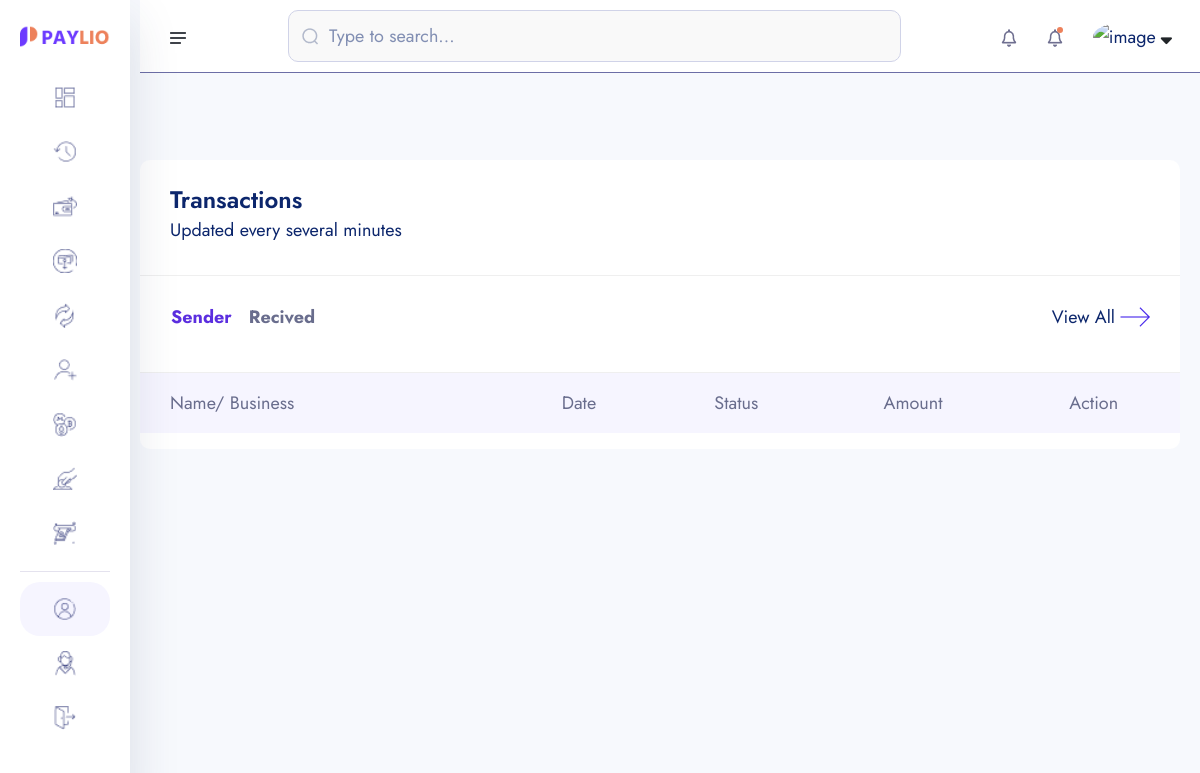
Before: /transaction/ (signed in) with the older database file.
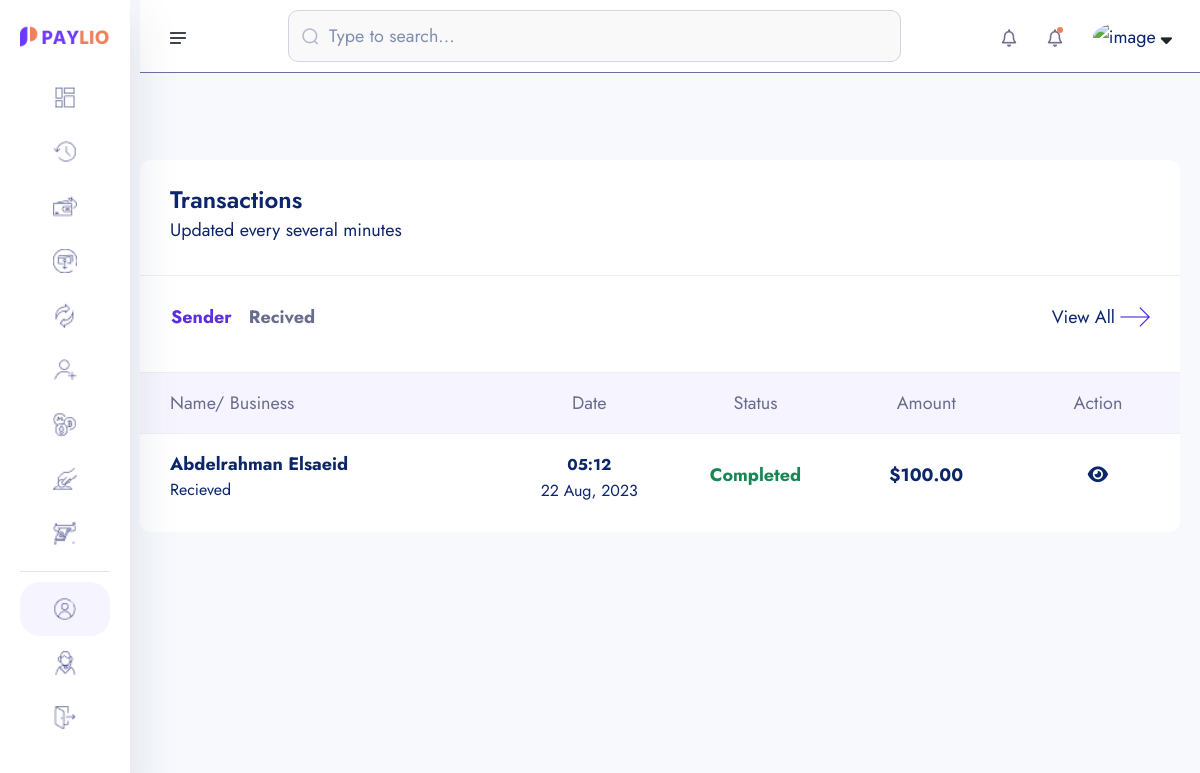
After: the same page with the newer database file.
### core/models.py (models this page shows, shortened)
class Transaction(models.Model):
    transaction_id = ShortUUIDField(unique = True, length = 15, max_length=20, prefix="TRN")
    user = models.ForeignKey(User, on_delete=models.SET_NULL, null=True, related_name="user")
    amount = models.DecimalField(max_digits=12, decimal_places=2,default=0.00)
    description = models.CharField(max_length=1000, null=True, blank=True)
    reciver = models.ForeignKey(User, on_delete=models.SET_NULL, null=True, related_name="reciver")
    sender = models.ForeignKey(User, on_delete=models.SET_NULL, null=True, related_name="sender")
    reciver_account = models.ForeignKey(Account, on_delete=models.SET_NULL, null=True, related_name="reciver_account")
    sender_account = models.ForeignKey(Account, on_delete=models.SET_NULL, null=True, related_name="sender_account")
    status = models.CharField(choices=TRANSACTION_STATUS ,max_length=100, default="pending")
    transaction_type = models.CharField(choices=TRANSACTION_TYPE ,max_length=100, default="none")
    date = models.DateTimeField(auto_now_add=True)
    update = models.DateTimeField(auto_now_add=False, null=True, blank=True)

### userauths/models.py (models this page shows, shortened)
class User(AbstractUser):
    username = models.CharField(max_length=100)
    email = models.EmailField(unique=True)
    is_staff = models.BooleanField(default=False)
    is_superuser = models.BooleanField(default=False)
    USERNAME_FIELD = 'email'
    REQUIRED_FIELDS = ['username']

### account/models.py (models this page shows, shortened)
class KYC(models.Model):
    id = models.UUIDField(primary_key=True, unique=True, default=uuid.uuid4, editable=False)
    user =  models.OneToOneField(User, on_delete=models.CASCADE)
    account =  models.OneToOneField(Account, on_delete=models.CASCADE, null=True, blank=True)
    full_name = models.CharField(max_length=1000)
    image = models.ImageField(upload_to="kyc", default="default.jpg")
    marital_status = models.CharField(choices=MARITAL_STATUS, max_length=40)
    gender = models.CharField(choices=GENDER, max_length=40)
    identity_type = models.CharField(choices=IDENTITY_TYPE, max_length=140)
    identity_image = models.ImageField(upload_to="kyc", null=True, blank=True)
    date_of_birth = models.DateTimeField(auto_now_add=False)
    signature = models.ImageField(upload_to="kyc")
    country = models.CharField(max_length=100)
    state = models.CharField(max_length=100)
    city = models.CharField(max_length=100)
    mobile = models.CharField(max_length=1000)
    fax = models.CharField(max_length=1000)
    date = models.DateTimeField(auto_now_add=True)
    class Meta:
        ordering = ['-date']

### core/transaction.py (the view)
# urls.py: path('transaction/',transaction_list, name='transaction' )
def transaction_list(request):
    transaction_sender = Transaction.objects.filter(sender = request.user)
    transaction_reciver = Transaction.objects.filter(reciver = request.user)
    context = {
        "transaction_sender":transaction_sender,
        "transaction_reciver":transaction_reciver,
    }
    return render(request, 'transaction/transaction_list.html', context)

### templates/transaction/transaction_list.html (shortened to what the changed rows need)
{% extends "partials/dashboard-base.html" %}
{% load static %}
{% load humanize %}
{% block content %}
    <section class="dashboard-section body-collapse">
        <div class="overlay pt-120">
            <div class="container-fruid">
                <div class="row">
                    <div class="col-xl-12 col-lg-12">
                        <div class="section-content">
                            <div class="transactions-area mt-40">
                                <div class="tab-content mt-40">
                                    <div class="tab-pane fade show active" id="latest" role="tabpanel" aria-labelledby="latest-tab">
                                        <div class="table-responsive">
                                            <table class="table">
                                                <thead>
                                                    <tr>
                                                        <th scope="col">Name/ Business</th>
                                                        <th scope="col">Date</th>
                                                        <th scope="col">Status</th>
                                                        <th scope="col">Amount</th>
                                                        <th scope="col">Action</th>
                                                    </tr>
                                                </thead>
                                                <tbody>
                                                    {% for s in transaction_sender  %}
                                                    <tr data-bs-toggle="modal" data-bs-target="#transactionsMod">
                                                        <th scope="row">
                                                            <p>{{s.reciver.kyc.full_name|title}}</p>
                                                            <p class="mdr">{{s.transaction_type|title}}</p>
                                                        </th>
                                                        <td>
                                                            <p><small>{{s.date|date:"h:i"}}</small></p>
                                                            <p class="mdr">{{s.date|date:"d M, Y"}}</p>
                                                        </td>
                                                        <td>
                                                            {% if s.status == 'completed' %}
                                                                <p class="text-success">{{s.status|title}}</p>
                                                            {% endif %}
                                                        </td>
                                                        <td>
                                                            <p>${{s.amount|intcomma}}</p>
                                                        </td>
                                                        <td>
                                                            <a href=""><i class=" fas fa-eye"></i></a>
                                                        </td>
                                                    </tr>
                                                    {% endfor %}
                                                </tbody>
                                            </table>
                                        </div>
                                    </div>
                                </div>
                            </div>
                        </div>
                    </div>
                </div>
            </div>
        </div>
    </section>
{% endblock content %}

Changed rows visible on the page:
added Transaction: reciver.kyc.full_name "Abdelrahman Elsaeid", transaction_type "Recieved", date "05:12", date "22 Aug, 2023", status "Completed", amount "100.00"
